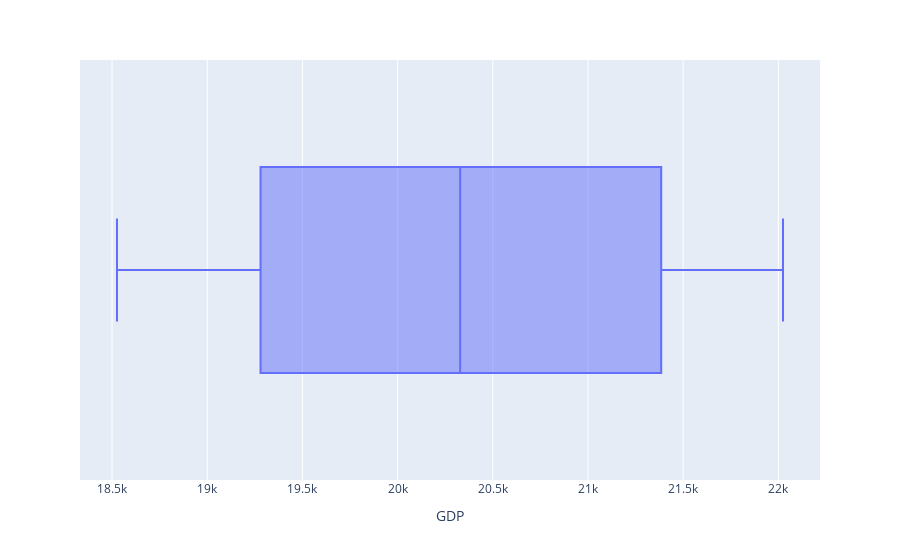

Write notebook code for a chart like this one.
### Code cell
px.box(data_frame=df, x='GDP')

### Figure 1 — Plotly figure (JSON) as saved in the notebook; plotly's stock layout.template omitted (floating-point values rounded to 4 significant figures; data arrays with more than 128 entries replaced by an {"elided": "..."} marker saying what was removed)
{"data": [{"alignmentgroup": "True", "hovertemplate": "GDP=%{x}<extra></extra>", "legendgroup": "", "marker": {"color": "#636efa"}, "name": "", "notched": false, "offsetgroup": "", "orientation": "h", "showlegend": false, "type": "box", "x": {"elided": "1746 float values"}, "x0": " ", "xaxis": "x", "y0": " ", "yaxis": "y"}], "layout": {"boxmode": "group", "legend": {"tracegroupgap": 0}, "margin": {"t": 60}, "xaxis": {"anchor": "y", "domain": [0, 1], "title": {"text": "GDP"}}, "yaxis": {"anchor": "x", "domain": [0, 1]}}}
